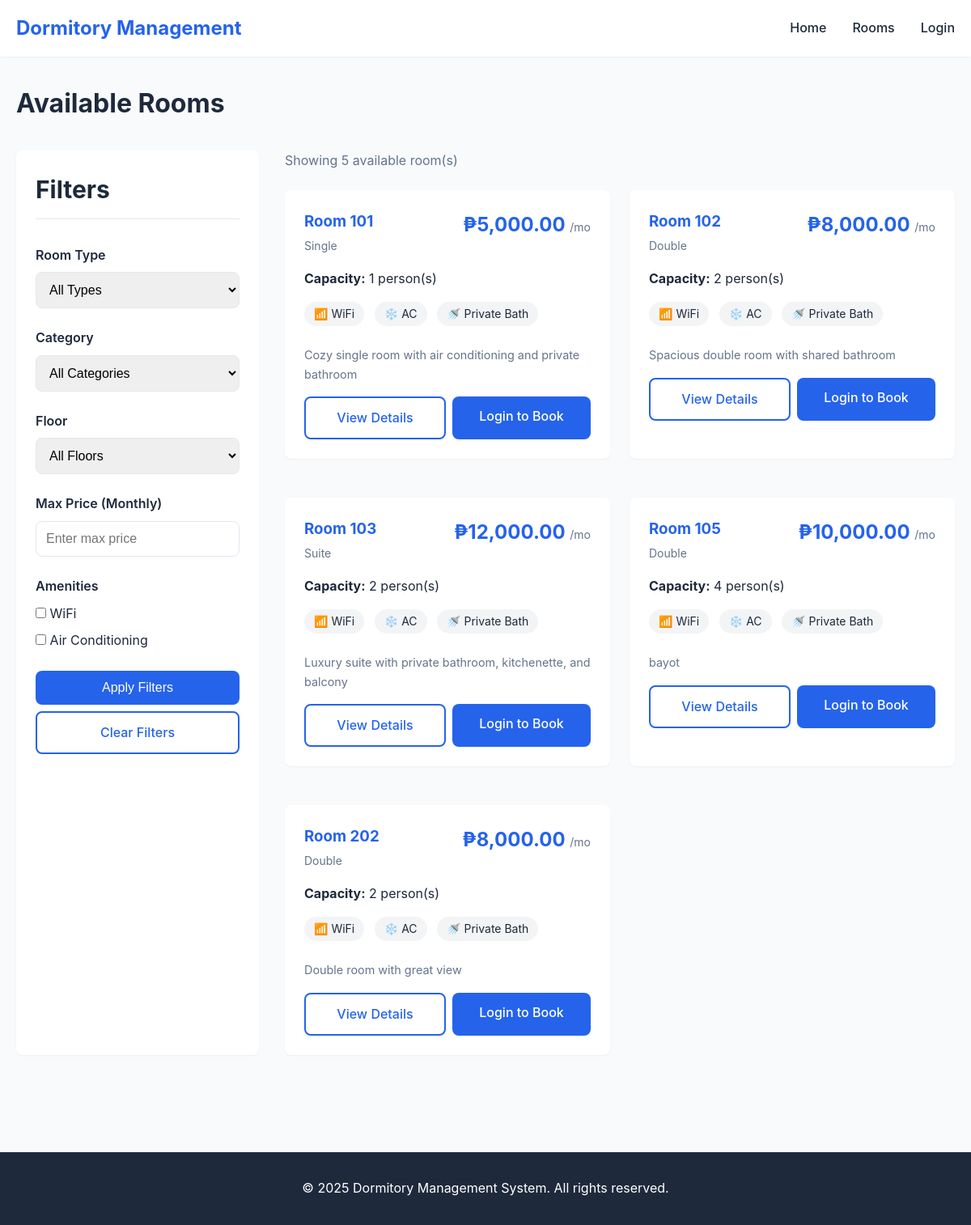
/public/rooms.php, run on the app's committed database.
### tables this page shows
CREATE TABLE `rooms` (
  `id` int(11) NOT NULL,
  `room_number` varchar(20) NOT NULL,
  `floor_number` int(11) DEFAULT NULL,
  `room_type` varchar(50) NOT NULL,
  `category` varchar(50) DEFAULT NULL,
  `capacity` int(11) NOT NULL,
  `price` decimal(10,2) NOT NULL,
  `status` enum('available','occupied','maintenance') DEFAULT 'available',
  `description` text DEFAULT NULL,
  `has_wifi` tinyint(1) DEFAULT 1,
  `has_ac` tinyint(1) DEFAULT 1,
  `has_bathroom` tinyint(1) DEFAULT 1,
  `photo` varchar(255) DEFAULT NULL,
  `created_at` timestamp NOT NULL DEFAULT current_timestamp(),
  `updated_at` timestamp NOT NULL DEFAULT current_timestamp() ON UPDATE current_timestamp()
);

### includes/functions.php (called while the page is built, shortened)
<?php
function format_currency($amount) {
    return '₱' . number_format($amount, 2);
}
?>

### public/rooms.php (the view, shortened to what this page needs)
<?php
require_once '../config/database.php';
require_once '../includes/functions.php';
require_once '../includes/header.php';
$max_price = isset($_GET['max_price']) ? floatval($_GET['max_price']) : 0;
$has_wifi = isset($_GET['has_wifi']) ? 1 : 0;
$has_ac = isset($_GET['has_ac']) ? 1 : 0;
$query = "SELECT r.*,
          (SELECT photo_path FROM room_photos WHERE room_id = r.id AND is_primary = 1 LIMIT 1) as primary_photo,
          (SELECT COUNT(*) FROM room_photos WHERE room_id = r.id) as photo_count
          FROM rooms r
          WHERE r.status = 'available'";
$params = [];
$types = "";
$query .= " ORDER BY r.room_number";
if (!empty($params)) {
    $stmt = $conn->prepare($query);
    $stmt->bind_param($types, ...$params);
    $stmt->execute();
    $result = $stmt->get_result();
} else {
    $result = $conn->query($query);
}
?>
<div class="container">
    <h1 class="mb-4">Available Rooms</h1>
    <div class="grid" style="grid-template-columns: 300px 1fr; gap: 2rem;">
        <div class="filter-card card">
            <div class="card-header">
                <h2>Filters</h2>
            </div>
            <div class="card-body">
                <form method="GET" action="">
                    <div class="filter-section">
                        <label class="filter-label">Room Type</label>
                        <select name="type" class="form-control">
                            <option value="">All Types</option>
                        </select>
                    </div>
                    <div class="filter-section">
                        <label class="filter-label">Category</label>
                        <select name="category" class="form-control">
                            <option value="">All Categories</option>
                        </select>
                    </div>
                    <div class="filter-section">
                        <label class="filter-label">Floor</label>
                        <select name="floor" class="form-control">
                            <option value="0">All Floors</option>
                        </select>
                    </div>
                    <div class="filter-section">
                        <label class="filter-label">Max Price (Monthly)</label>
                        <input type="number" name="max_price" class="form-control"
                               placeholder="Enter max price"
                               value="<?php echo $max_price > 0 ? $max_price : ''; ?>"
                               step="100" min="0">
                    </div>
                    <div class="filter-section">
                        <label class="filter-label">Amenities</label>
                        <div>
                            <label style="display: block; margin-bottom: 0.5rem;">
                                <input type="checkbox" name="has_wifi" value="1"
                                       <?php echo $has_wifi ? 'checked' : ''; ?>>
                                WiFi
                            </label>
                            <label style="display: block; margin-bottom: 0.5rem;">
                                <input type="checkbox" name="has_ac" value="1"
                                       <?php echo $has_ac ? 'checked' : ''; ?>>
                                Air Conditioning
                            </label>
                        </div>
                    </div>
                    <button type="submit" class="btn btn-primary" style="width: 100%; margin-bottom: 0.5rem;">
                        Apply Filters
                    </button>
                    <a href="rooms.php" class="btn btn-outline" style="width: 100%;">
                        Clear Filters
                    </a>
                </form>
            </div>
        </div>
        <div>
            <?php if ($result && $result->num_rows > 0): ?>
                <p class="mb-3" style="color: var(--text-light);">
                    Showing <?php echo $result->num_rows; ?> available room(s)
                </p>
                <div class="grid grid-2">
                    <?php while ($room = $result->fetch_assoc()): ?>
                        <div class="card room-card">
                            <div style="display: flex; justify-content: space-between; align-items: start; margin-bottom: 1rem;">
                                <div>
                                    <h3 style="color: var(--primary-color); margin-bottom: 0.25rem;">
                                        Room <?php echo htmlspecialchars($room['room_number']); ?>
                                    </h3>
                                    <p style="color: var(--text-light); font-size: 0.875rem;">
                                        <?php echo htmlspecialchars($room['room_type']); ?>
                                    </p>
                                </div>
                                <span class="price-tag">
                                    <?php echo format_currency($room['price']); ?>
                                    <span style="font-size: 0.875rem; font-weight: normal; color: var(--text-light);">/mo</span>
                                </span>
                            </div>
                            <div style="margin-bottom: 1rem;">
                                <p style="margin-bottom: 0.5rem;">
                                    <strong>Capacity:</strong> <?php echo htmlspecialchars($room['capacity']); ?> person(s)
                                </p>
                            </div>
                            <div style="margin-bottom: 1rem;">
                                <?php if ($room['has_wifi']): ?>
                                    <span class="amenity-icon">📶 WiFi</span>
                                <?php endif; ?>
                                <?php if ($room['has_ac']): ?>
                                    <span class="amenity-icon">❄️ AC</span>
                                <?php endif; ?>
                                <?php if ($room['has_bathroom']): ?>
                                    <span class="amenity-icon">🚿 Private Bath</span>
                                <?php endif; ?>
                            </div>
                            <?php if ($room['description']): ?>
                                <p style="color: var(--text-light); margin-bottom: 1rem; font-size: 0.9rem;">
                                    <?php echo htmlspecialchars(substr($room['description'], 0, 100)) . (strlen($room['description']) > 100 ? '...' : ''); ?>
                                </p>
                            <?php endif; ?>
                            <div style="display: flex; gap: 0.5rem;">
                                <a href="room_view.php?id=<?php echo $room['id']; ?>"
                                   class="btn btn-outline" style="flex: 1;">
                                    View Details
                                </a>
                                <?php if (isset($_SESSION['user_id']) && $_SESSION['role'] === 'tenant'): ?>
                                    <a href="booking.php?room_id=<?php echo $room['id']; ?>"
                                       class="btn btn-primary" style="flex: 1;">
                                        Book Now
                                    </a>
                                <?php else: ?>
                                    <a href="../login.php"
                                       class="btn btn-primary" style="flex: 1;">
                                        Login to Book
                                    </a>
                                <?php endif; ?>
                            </div>
                        </div>
                    <?php endwhile; ?>
                </div>
            <?php endif; ?>
        </div>
    </div>
</div>
<?php require_once '../includes/footer.php'; ?>

### includes/header.php (shortened to what this page needs)
<?php
require_once __DIR__ . '/functions.php';
?>
<!DOCTYPE html>
<html lang="en">
<head>
    <link rel="stylesheet" href="/dormitory-management-system/assets/css/style.css">
</head>
<body>
    <nav class="navbar">
        <div class="container">
            <div class="nav-brand">
                <a href="/dormitory-management-system/">Dormitory Management</a>
            </div>
            <ul class="nav-menu">
                <?php if (isset($_SESSION['role']) && $_SESSION['role'] === 'admin'): ?>
                    <li><a href="/dormitory-management-system/admin/dashboard.php">Dashboard</a></li>
                    <li><a href="/dormitory-management-system/admin/tenants.php">Tenants</a></li>
                    <li><a href="/dormitory-management-system/admin/rooms.php">Rooms</a></li>
                    <li><a href="/dormitory-management-system/admin/payments.php">Payments</a></li>
                    <li><a href="/dormitory-management-system/admin/bookings.php">Bookings</a></li>
                    <li><a href="/dormitory-management-system/admin/announcements.php">Announcements</a></li>
                    <li><a href="/dormitory-management-system/admin/reports.php">Reports</a></li>
                    <li><a href="/dormitory-management-system/logout.php">Logout</a></li>
                <?php else: ?>
                    <li><a href="/dormitory-management-system/">Home</a></li>
                    <li><a href="/dormitory-management-system/public/rooms.php">Rooms</a></li>
                    <li><a href="/dormitory-management-system/login.php">Login</a></li>
                <?php endif; ?>
            </ul>
        </div>
    </nav>
    <main class="main-content">

### includes/footer.php (shortened to what this page needs)
    </main>
    <footer class="footer">
        <div class="container">
            <p>&copy; <?php echo date('Y'); ?> Dormitory Management System. All rights reserved.</p>
        </div>
    </footer>
</body>
</html>

### assets/css/style.css (style rules this page uses)
* { margin: 0; padding: 0; box-sizing: border-box; }
:root { --primary-color: #2563eb; --primary-dark: #1e40af; --secondary-color: #64748b; --success-color: #10b981; --danger-color: #ef4444; --warning-color: #f59e0b; --info-color: #3b82f6; --light-bg: #f8fafc; --white: #ffffff; --text-dark: #1e293b; --text-light: #64748b; --border-color: #e2e8f0; --shadow-sm: 0 1px 2px 0 rgba(0, 0, 0, 0.05); --shadow-md: 0 4px 6px -1px rgba(0, 0, 0, 0.1); --shadow-lg: 0 10px 15px -3px rgba(0, 0, 0, 0.1); --border-radius: 8px; --transition: all 0.3s ease; }
body { font-family: -apple-system, BlinkMacSystemFont, 'Segoe UI', Roboto, 'Helvetica Neue', Arial, sans-serif; font-size: 16px; line-height: 1.6; color: var(--text-dark); background-color: var(--light-bg); }
.container { max-width: 1200px; margin: 0 auto; padding: 0 20px; }
.navbar { background-color: var(--white); box-shadow: var(--shadow-sm); position: sticky; top: 0; z-index: 1000; }
.navbar .container { display: flex; justify-content: space-between; align-items: center; padding: 1rem 20px; }
.nav-brand a { font-size: 1.5rem; font-weight: bold; color: var(--primary-color); text-decoration: none; }
.nav-menu { display: flex; list-style: none; gap: 2rem; }
.nav-menu li a { color: var(--text-dark); text-decoration: none; font-weight: 500; transition: var(--transition); }
.main-content { min-height: calc(100vh - 140px); padding: 2rem 0; }
.footer { background-color: var(--text-dark); color: var(--white); padding: 2rem 0; text-align: center; margin-top: 4rem; }
.btn { display: inline-block; padding: 0.75rem 1.5rem; font-size: 1rem; font-weight: 500; text-align: center; text-decoration: none; border: none; border-radius: var(--border-radius); cursor: pointer; transition: var(--transition); }
.btn-primary { background-color: var(--primary-color); color: var(--white); }
.btn-outline { background-color: transparent; border: 2px solid var(--primary-color); color: var(--primary-color); }
.form-control { width: 100%; padding: 0.75rem; font-size: 1rem; border: 1px solid var(--border-color); border-radius: var(--border-radius); transition: var(--transition); }
select.form-control { cursor: pointer; }
.card { background-color: var(--white); border-radius: var(--border-radius); box-shadow: var(--shadow-sm); padding: 1.5rem; margin-bottom: 1.5rem; }
.card-header { font-size: 1.25rem; font-weight: 600; margin-bottom: 1rem; padding-bottom: 0.75rem; border-bottom: 1px solid var(--border-color); }
.card-body { padding: 1rem 0; }
.grid { display: grid; gap: 1.5rem; }
.grid-2 { grid-template-columns: repeat(auto-fit, minmax(300px, 1fr)); }
.mb-3 { margin-bottom: 1.5rem; }
.mb-4 { margin-bottom: 2rem; }

### public/rooms.php (style rules this page uses)
.filter-card { position: sticky; top: 80px; }
.room-card { transition: transform 0.3s ease, box-shadow 0.3s ease; }
.amenity-icon { display: inline-flex; align-items: center; gap: 0.25rem; padding: 0.25rem 0.75rem; background: #f3f4f6; border-radius: 20px; font-size: 0.875rem; margin-right: 0.5rem; margin-bottom: 0.5rem; }
.price-tag { font-size: 1.5rem; font-weight: bold; color: var(--primary-color); }
.filter-section { margin-bottom: 1.5rem; }
.filter-label { font-weight: 600; margin-bottom: 0.5rem; display: block; }

### data on the page
rooms: room_number "101", room_type "Single", price "₱5,000.00", capacity "1", has_wifi "📶 WiFi", has_ac "❄️ AC", has_bathroom "🚿 Private Bath", description "Cozy single room with air conditioning and private bathroom"
rooms: room_number "102", room_type "Double", price "₱8,000.00", capacity "2", has_wifi "📶 WiFi", has_ac "❄️ AC", has_bathroom "🚿 Private Bath", description "Spacious double room with shared bathroom"
rooms: room_number "103", room_type "Suite", price "₱12,000.00", capacity "2", has_wifi "📶 WiFi", has_ac "❄️ AC", has_bathroom "🚿 Private Bath", description "Luxury suite with private bathroom, kitchenette, and balcony"
rooms: room_number "105", room_type "Double", price "₱10,000.00", capacity "4", has_wifi "📶 WiFi", has_ac "❄️ AC", has_bathroom "🚿 Private Bath", description "bayot"
rooms: room_number "202", room_type "Double", price "₱8,000.00", capacity "2", has_wifi "📶 WiFi", has_ac "❄️ AC", has_bathroom "🚿 Private Bath", description "Double room with great view"

### other printed values
$result->num_rows "5"
